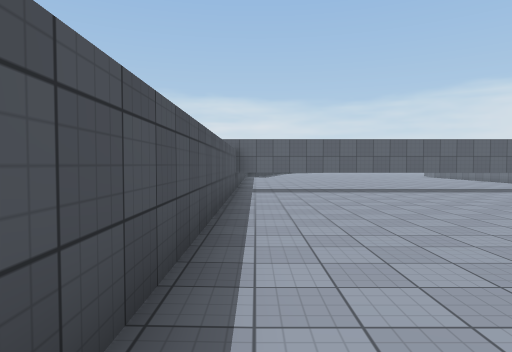
view 1 (above)

19 first-person views from a walk through a Unity game level. The camera is 1.5 m above the floor, tilts 2° down and sees 75° across. The floor is counted in squares, 2 m on a side. Each view is taken from the middle of a square. On the plan, view 1 faces up. The plan holds only what a view shows up to about 11 squares ahead; the rest is blank. The place goes on beyond the plan. The player is left out. Surface patterns are stand-ins for the level's own textures.

view 2
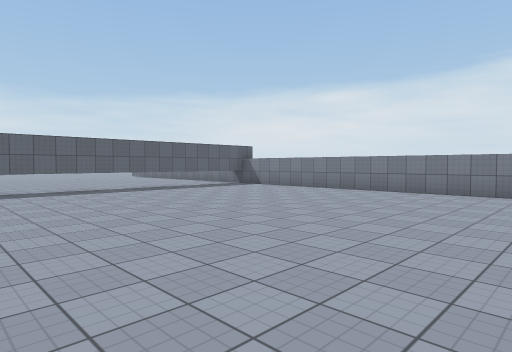

view 3
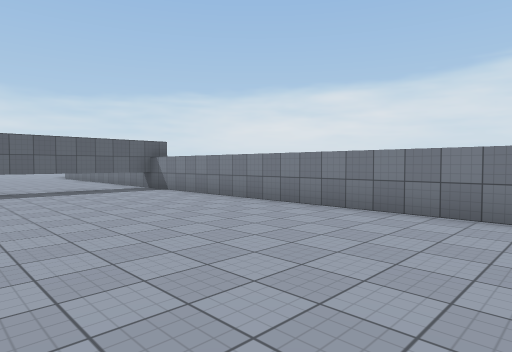

view 4
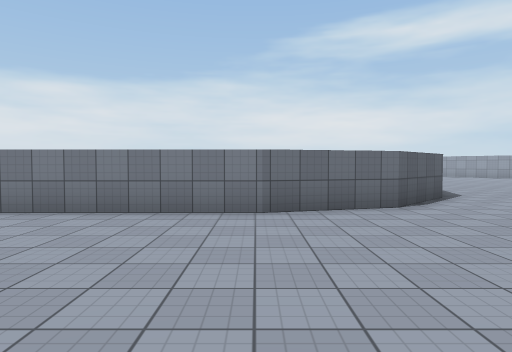

view 5
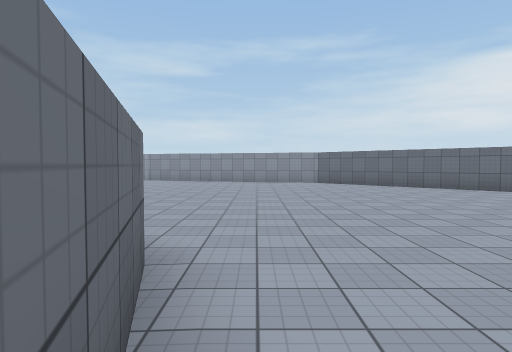

view 6
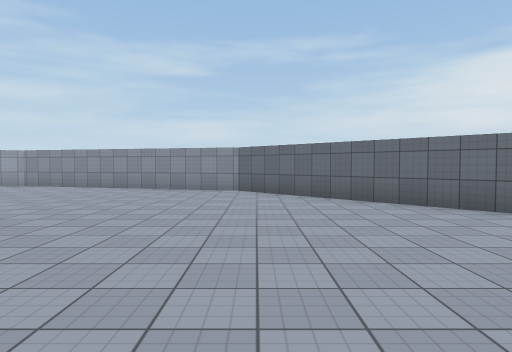

view 7
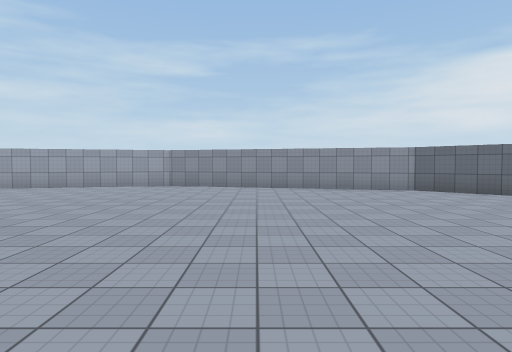

view 8
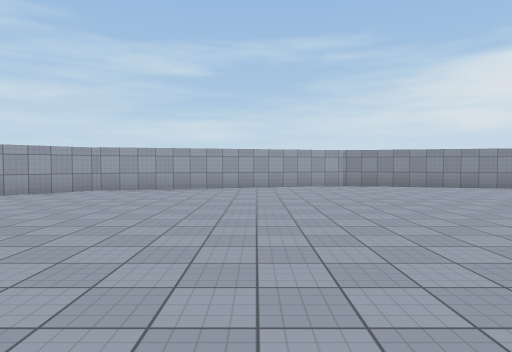

view 9
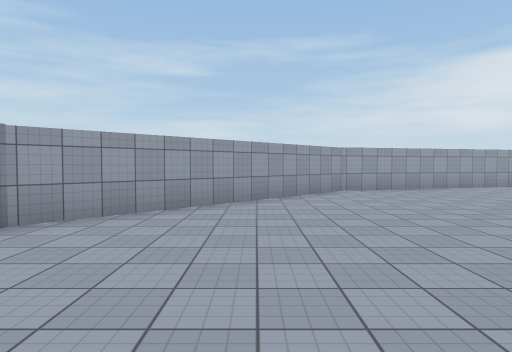

view 10
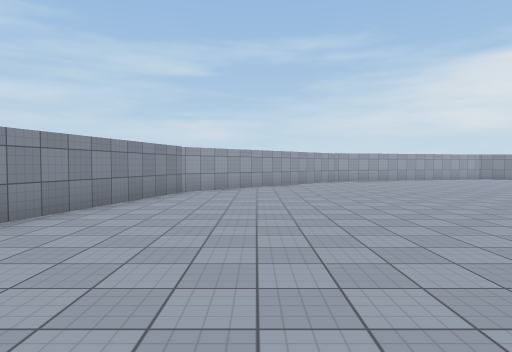

view 11
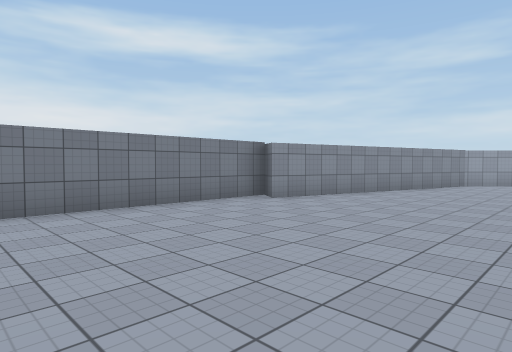

view 12
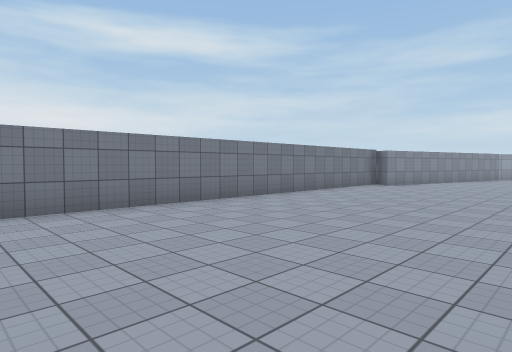

view 13
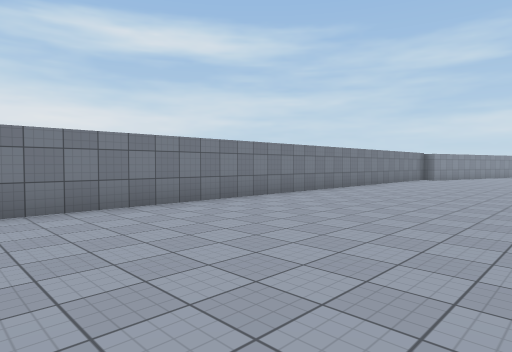

view 14
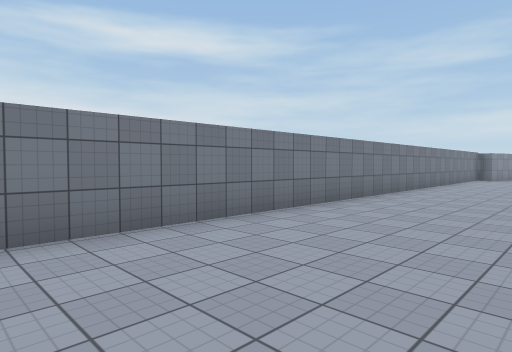

view 15
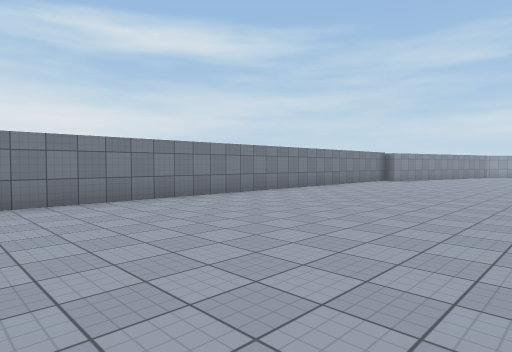

view 16
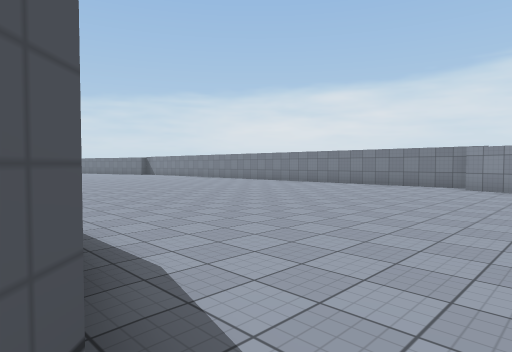

view 17
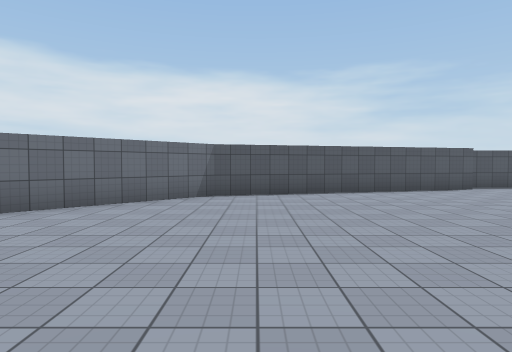

view 18
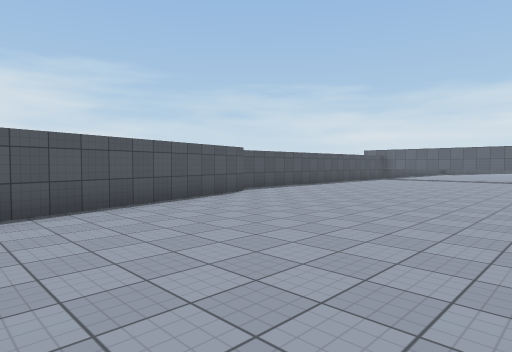

view 19
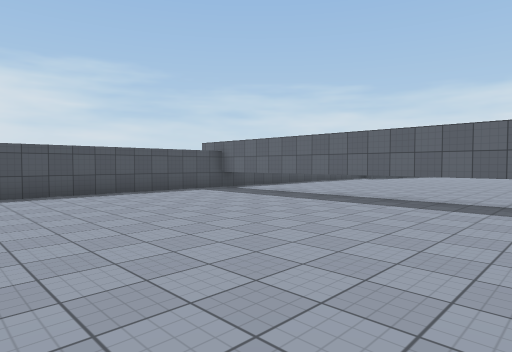

### Floor plan
Key: @ floor where view 1 was taken; # wall or solid block; . floor; ^ raised ledge; T thing the floor can be seen under or through.
Columns run from 1 left of view 1 to 31 right of it. Each row starts with its distance up from view 1.
 17                             ....#
 16       ..                  ......#
 15      ...                  ......#
 14     ....                 .......#
 13    .......               .......#
 12   .........              .......#
 11 #...........             .......#
 10 ##TTTTTTTTT#             .......#
  9 #...........^             ......#
  8 #...........^           ........#
  7 #...........^          .........#
  6 #...........^          .........#
  5 #...........^          .........#
  4 #...........^         ..........#
  3 #...........^         ..........#
  2 #...........^         ..........#
  1 #...........^        ...........#
  0 #@..........^        ...........#
 -1 ##..........^       ^..........##
 -2  #..........#       #..........#
 -3  #...........#      ...........#
 -4  ##...........#    .   .......##
 -5   #.............  ... ........#
 -6   #...........................#
 -7   #...........................#
 -8   ##.........................##
 -9    ##.......................##
-10     ##.....................##
-11      ##...................##
-12       ##.................##
-13        ##...............##
-14         ####.........####
-15            ####...####

Positions as (right, up) in squares from view 1, and headings:
1: (0, 0), facing up
2: (1, 0), facing up-right
3: (5, 0), facing up-right
4: (5, 0), facing right
5: (10, 0), facing down
6: (7, -4), facing down
7: (12, -4), facing down
8: (18, -4), facing down
9: (25, -4), facing down
10: (26, 1), facing down
11: (25, 5), facing down-right
12: (25, 11), facing down-right
13: (25, 16), facing down-right
14: (27, 17), facing down-right
15: (24, 14), facing down-right
16: (19, -3), facing up-right
17: (10, -7), facing left
18: (7, -7), facing up-left
19: (8, 3), facing up-left
